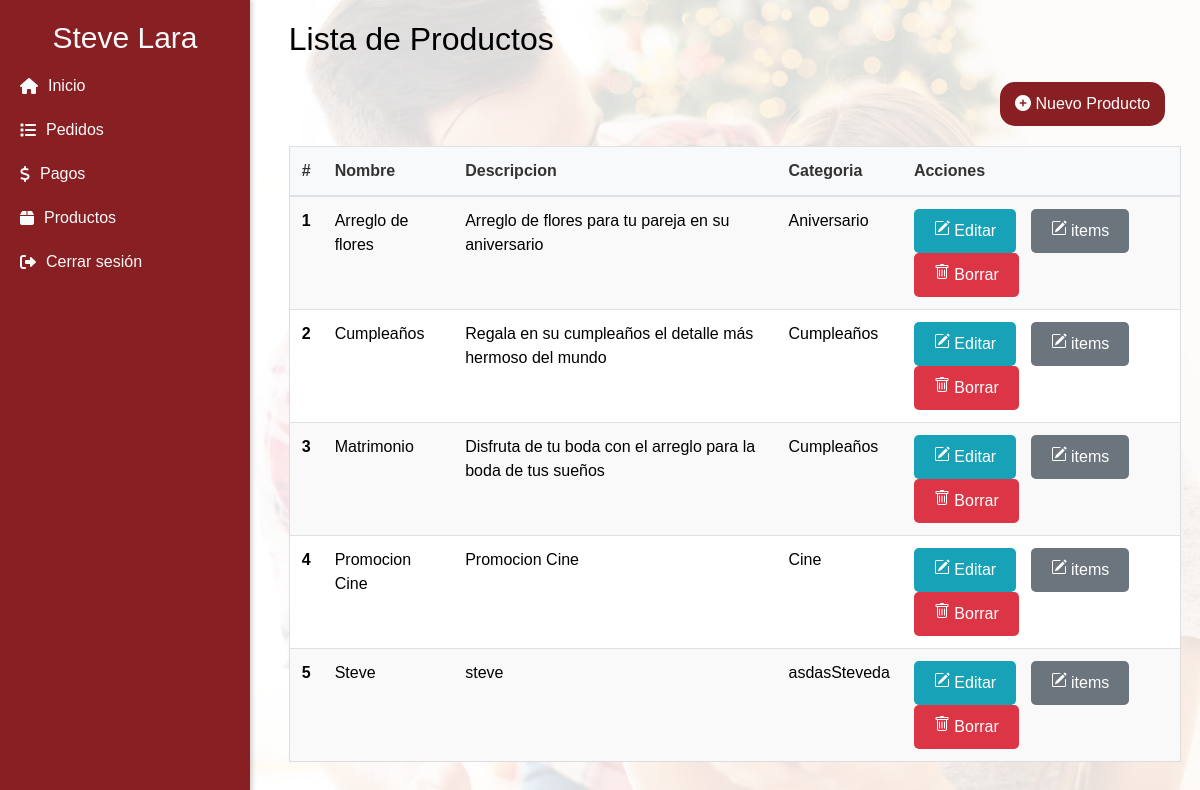
The app's page /productos (signed in), older data.
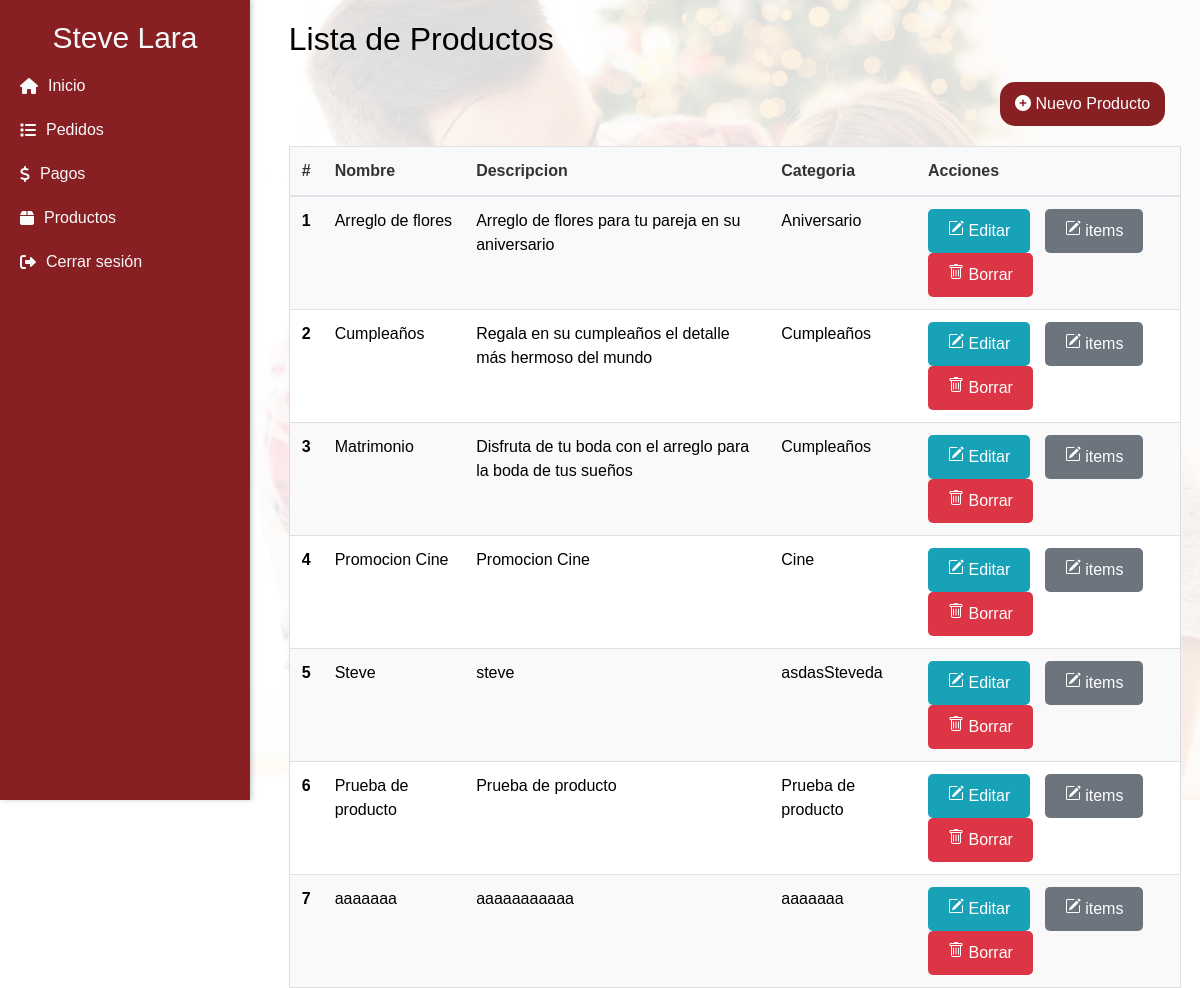
The same page, newer data.
### pedidos/models.py (models this page shows, shortened)
class Producto(models.Model):
    nombre = models.CharField(max_length=50)
    descripcion = models.TextField(max_length=200)
    imagen = models.ImageField(upload_to='media/productos/', default='productos/producto-default.jpg' , null=True, blank=True)
    categoria = models.CharField(max_length=100)
    precio_base = models.DecimalField(max_digits=10, decimal_places=2, default=0.0, blank=True, null=True)

### pedidos/views.py (the view)
# urls.py: path('productos', productos, name='productos'),                                                     #Visualizar
@staff_member_required
def productos(request):
    productos = Producto.objects.all()
    contenido = {
        'productos': productos,
        'cliente': request.cliente  #llamo al cliente del middleware
    }
    return render(request, 'productos/listado.html', contenido)

### templates/productos/listado.html (shortened to what this page needs)
{% extends 'menu.html' %}
{% block content %}
<div class="info-cliente">
  <h2 class="mb-4">Lista de Productos</h2>
  <a href="{% url 'nuevo_producto' %}" class="nuevo-pedido mr-3"><i class="fa-solid fa-circle-plus"></i> Nuevo
    Producto</a>
  <table class="table">
    <thead>
      <tr>
        <th scope="col">#</th>
        <th scope="col">Nombre</th>
        <th scope="col">Descripcion</th>
        <th scope="col">Categoria</th>
        <th scope="col">Acciones </th>
      </tr>
    </thead>
    <tbody>
      {% for producto in productos %}
      <tr>
        <th scope="row">{{ forloop.counter }}</th>
        <td data-label="Producto">{{ producto.nombre }}</td>
        <td data-label="">{{ producto.descripcion }}</td>
        <td data-label="Categoria">{{ producto.categoria }}</td>
        <td>
          <a href="{% url 'detalle_producto' producto.id %}" class="btn btn-info btn-sm">
            Editar</a>
          <a href="{% url 'productos_items' producto.id %}" class="btn btn-secondary btn-sm">
            items</a>
          <form action="{% url 'eliminar_producto' producto.id %}" method="post" style="display:inline;"
            class="delete-form">
            <button type="submit" class="btn btn-danger btn-sm">
              Borrar
            </button>
          </form>
        </td>
      </tr>
      {% endfor %}
    </tbody>
  </table>
</div>
{% endblock %}

Row changes from the older to the newer data that the page shows:
added Producto: nombre "Prueba de producto", descripcion "Prueba de producto", categoria "Prueba de producto"
added Producto: nombre "aaaaaaa", descripcion "aaaaaaaaaaa", categoria "aaaaaaa"
